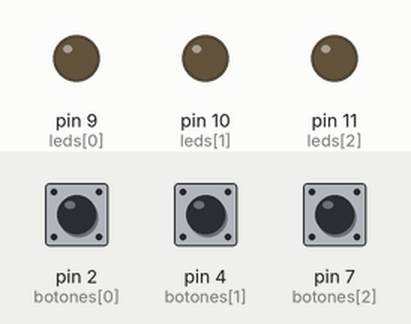
This sketch was run on a simulated Arduino Uno, built with avr-gcc and run on an emulated ATmega328P. Parts: output pins drawn as LEDs (lit = HIGH). The inputs (shaded band) are chosen by the test bench; at power-on: pin 2 (botones[0]) LOW, pin 4 (botones[1]) LOW, pin 7 (botones[2]) LOW.

Above: at 1.2 s.
1.3 s: pin 2 (botones[0]) pulled HIGH for 0.15 s
At 1.37 s:
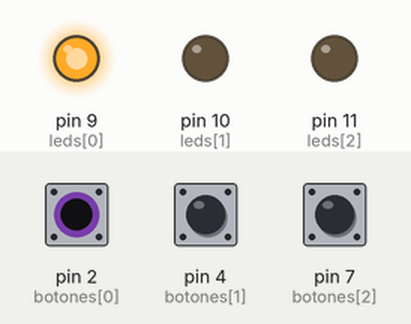
2.9 s: pin 4 (botones[1]) pulled HIGH for 0.15 s
At 2.97 s:
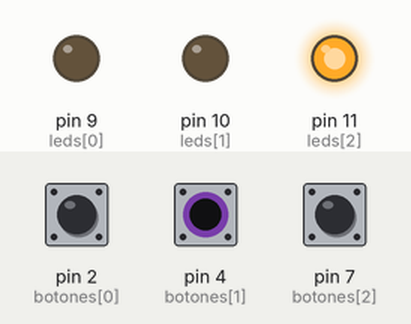
4.5 s: pin 7 (botones[2]) pulled HIGH for 0.15 s
At 4.57 s:
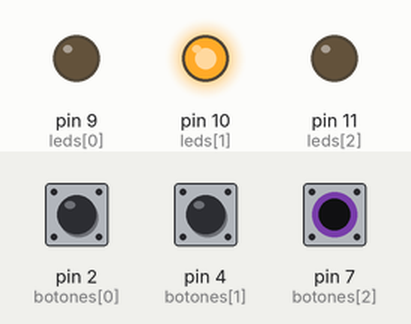
6.1 s: pin 7 (botones[2]) pulled HIGH for 3.2 s
At 9.9 s:
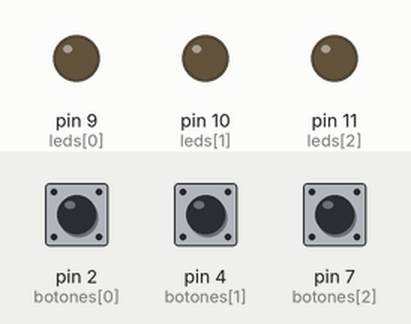
10.8 s: pin 2 (botones[0]) pulled HIGH for 3.2 s
At 11.1 s:
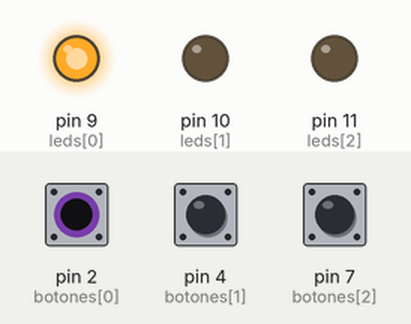
15.5 s: pin 2 (botones[0]) driven HIGH and pin 4 (botones[1]) driven HIGH
At 15.8 s:
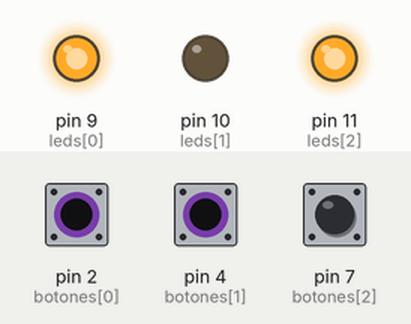
Timing chart, 0 to 18.0 s (numbered marks = the images above; inputs shaded):
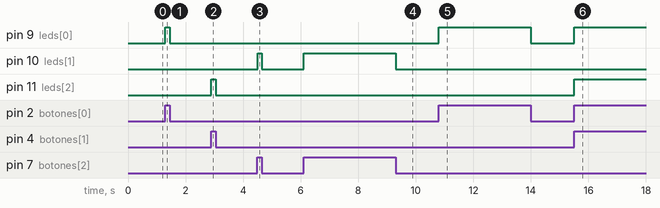

The sketch:

sketch_dec01b.ino
```cpp
int leds[3] = { 9, 10, 11 };
int botones[3] = { 2, 4, 7 };

void setup()
{
   for (int i = 0; i <= 2; i++) {
    pinMode(leds[i], OUTPUT);
     }

  for (int i = 0; i <= 2; i++) {
    pinMode(botones[i], INPUT);
  }
}

void loop()
{
  if ( digitalRead (2) == HIGH){
    digitalWrite(9,HIGH);
  }
  else {
   digitalWrite(9,LOW);
  }

  if ( digitalRead (7) == HIGH){
    digitalWrite(10,HIGH);
  }
  else {
   digitalWrite(10,LOW);
  }

  if ( digitalRead (4) == HIGH){
    digitalWrite(11,HIGH);
  }
  else {
   digitalWrite(11,LOW);
  }


  }
```

Measured:
- after the input at 1.3 s, pin 9 (leds[0]): LOW → HIGH at once, → LOW 0.15 s later
- after the input at 2.9 s, pin 11 (leds[2]): LOW → HIGH at once, → LOW 0.15 s later
- after the input at 4.5 s, pin 10 (leds[1]): LOW → HIGH at once, → LOW 0.15 s later
- after the input at 6.1 s, pin 10 (leds[1]): LOW → HIGH at once, → LOW 3.2 s later
- after the input at 10.8 s, pin 9 (leds[0]): LOW → HIGH at once, → LOW 3.2 s later
- after the input at 15.5 s, pin 9 (leds[0]), pin 11 (leds[2]): LOW → HIGH at once
